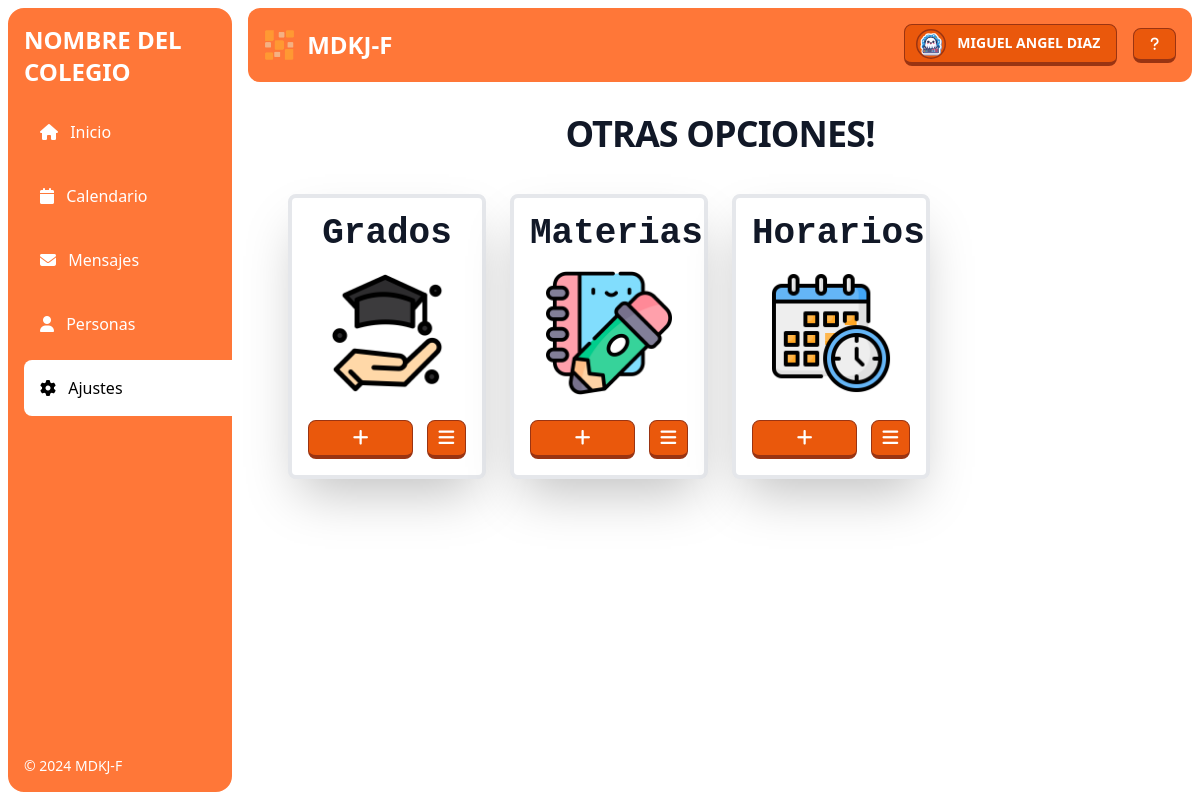
The page /gestores/ajustes/ (signed in) on the database its author committed.
### users/models.py (models this page shows, shortened)
class CustomUser(AbstractUser):
    tipo_documento = models.CharField(max_length=50,choices=TIPO_DOCUMENTO, default='Sin informacion')
    numero_documento = models.CharField(max_length=20, null=True, blank=True)
    introduccion = models.TextField(null=True, blank=True)

class CustomUserGestor(CustomUser):
    foto = models.ImageField(default='gestores/profile.png', upload_to=user_directory_path_profile_gestor, null=True, blank=True)
    tipo_usuario = models.CharField(max_length=50, choices=TIPO_USUARIO, default='Gestor')
    fecha_creacion = models.DateTimeField(auto_now_add=True)
    sexo = models.CharField(max_length=20, choices=SEXO, default='Sin informacion')
    estado = models.BooleanField(default=True)

### gestores/views.py (the view)
# urls.py: path('ajustes/', AjustesGestores.as_view(), name='AjustesGestores'),
class AjustesGestores(View):
    def get(self, request, *args, **kwargs):
        vista = 'gestor'
        abierto='ajustes'
        context = {
            'vista': vista,
            'abierto':abierto,
        }
        return render(request, 'informacion/view_informacion.html', context)

### templates/informacion/view_informacion.html (shortened to what this page needs)
<head>
</head>
{% extends 'base.html' %}
{% block content %}
{% load static %}
<section class="bg-white">
  <div class="py-4 px-4 mx-auto max-w-screen-xl lg:py-2 lg:px-6 ">
      <div class="mx-auto max-w-screen-sm text-center">
          <h2 class="lg:py-2  text-4xl tracking-tight font-bold text-gray-900 mb-8">OTRAS OPCIONES!</h2>
      </div>
      <div class="grid gap-6 mb-6 lg:mb-4 md:grid-cols-3 lg:grid-cols-4">
        <div class="items-center bg-white border-4 border-gray-200 rounded-lg sm:flex p-4 block shadow-2xl hover:scale-105 duration-300 ease-in-out">
              <div class="block w-full">
                  <h5 class="font-mono font-bold text-gray-900 text-4xl text-center">Grados</h5>
                  <img class="w-full p-4" src="{% static 'img/informacion/grado.png' %}" alt="Grados">
                  <div class="mt-2 flex">
                      <a type="button" href="{% url 'CrearGrado' %}" class="myButton  font-semibold text-white px-2 rounded-lg bg-orange-600 border-l border-r border-t border-4 border-orange-800 hover:scale-105 transition duration-300 ease-in-out focus:border focus:mt-1 w-8/12 py-2 text-center text-lg"><i class="fas fa-plus"></i></a>
                      <button data-url-ver="{% url 'MirarGrados' %}" data-url-editar="editarGrados" type="button"  href="#" class="myButton cardButton  font-semibold text-white px-2 rounded-lg bg-orange-600 border-l border-r border-t border-4 border-orange-800 hover:scale-105 transition duration-300 ease-in-out focus:border focus:mt-1 w-3/12 py-2 text-center text-lg ml-auto"><i class="fas fa-bars"></i></button>
                    </div >
              </div>
          </div>
          <div class="items-center bg-white border-4 border-gray-200 rounded-lg sm:flex p-4 block shadow-2xl hover:scale-105 duration-300 ease-in-out">
              <div class="block w-full">
                  <h5 class="font-mono font-bold text-gray-900 text-4xl text-center">Materias</h5>
                  <img class="w-full p-4" src="{% static 'img/informacion/deberes.png' %}" alt="Alumno">
                  <div class="mt-2 flex">
                      <a type="button" href="{% url 'VerGradosMaterias' %}" class="myButton  font-semibold text-white px-2 rounded-lg bg-orange-600 border-l border-r border-t border-4 border-orange-800 hover:scale-105 transition duration-300 ease-in-out focus:border focus:mt-1 w-8/12 py-2 text-center text-lg"><i class="fas fa-plus"></i></a>
                      <button data-url-ver="'ViewMaterias'" data-url-editar="editarmaterias" type="button" href="#" class="myButton cardButton font-semibold text-white px-2 rounded-lg bg-orange-600 border-l border-r border-t border-4 border-orange-800 hover:scale-105 transition duration-300 ease-in-out focus:border focus:mt-1 w-3/12 py-2 text-center text-lg ml-auto"><i class="fas fa-bars"></i></button>
                    </div>
              </div>
          </div>
          <div class="items-center bg-white border-4 border-gray-200 rounded-lg sm:flex p-4 block shadow-2xl hover:scale-105 duration-300 ease-in-out">
              <div class="block w-full">
                  <h5 class="font-mono font-bold text-gray-900 text-4xl text-center">Horarios</h5>
                  <img class="w-full p-4" src="{% static 'img/informacion/calendario.png' %}" alt="Alumno">
                  <div class="mt-2 flex">
                      <a type="button" href="{% url 'CrearHorarios' %}" class="myButton font-semibold text-white px-2 rounded-lg bg-orange-600 border-l border-r border-t border-4 border-orange-800 hover:scale-105 transition duration-300 ease-in-out focus:border focus:mt-1 w-8/12 py-2 text-center text-lg"><i class="fas fa-plus"></i></a>
                      <button data-url-ver="'ViewHorarios'" data-url-editar="editarhorarios" type="button" href="#" class="myButton cardButton font-semibold text-white px-2 rounded-lg bg-orange-600 border-l border-r border-t border-4 border-orange-800 hover:scale-105 transition duration-300 ease-in-out focus:border focus:mt-1 w-3/12 py-2 text-center text-lg ml-auto"><i class="fas fa-bars" ></i></button>
                    </div>
              </div>
          </div>
          <div>
        </div>
  </div>
</section>
{% endblock content %}

### templates/aside/aside_gestor.html (shortened to what this page needs)
{% load static %}
    <div class="w-full bg-[#ff7738] rounded-xl bg-no-repeat">
      <div class="max-w-screen-xl flex flex-wrap items-center justify-between mx-auto p-4">
        <div class="flex items-center justify-center w-full mb-4 lg:mb-0 lg:w-auto">
          <a href="#" class="flex items-center">
              <img src="{% static 'img/logo.png' %}" class="h-8 mr-3" alt="MDKJ-F" />
              <span class="self-center text-2xl font-semibold whitespace-nowrap text-white">MDKJ-F</span>
          </a>
      </div>
      <div class="flex flex-wrap items-center justify-between w-full lg:w-auto">
      <div class="flex items-center mr-4">
        <div>
            <button type="button"  id="user-menu-button"
            class="myButton block py-2 font-semibold text-sm text-white px-4 rounded-lg bg-orange-600 border-l border-r border-t border-4 border-orange-800 transition duration-300 ease-in-out focus:border focus:mt-1">
              <img class="w-5 h-5 scale-150 rounded-full border border-orange-800 inline-block mr-4" src="{{ request.user.customusergestor.foto.url }}" alt="user photo">{{ request.user.customusergestor.first_name }} {{ request.user.customusergestor.last_name }}
            </button>
          </div>
        </div>
          <button
            type="button"
            class="hidden lg:flex items-center myButton p-2 font-semibold text-sm text-white px-4 rounded-lg bg-orange-600 border-l border-r border-t border-4 border-orange-800 hover:scale-105 transition duration-300 ease-in-out focus:border focus:mt-1">
            <i class="fas fa-question text-md"></i>
          </button>
      </div>
      </div>
    </div>

### rows shown on the page
CustomUser: user.customusergestor.foto (placeholder picture), user.customusergestor.first_name "MIGUEL ANGEL", user.customusergestor.last_name "DIAZ"
